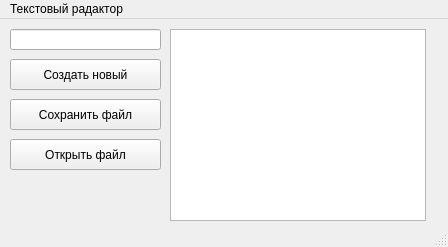
<?xml version="1.0" encoding="UTF-8"?>
<ui version="4.0">
 <class>MainWindow</class>
 <widget class="QMainWindow" name="MainWindow">
  <property name="geometry">
   <rect>
    <x>0</x>
    <y>0</y>
    <width>448</width>
    <height>247</height>
   </rect>
  </property>
  <property name="windowTitle">
   <string>MainWindow</string>
  </property>
  <widget class="QWidget" name="centralwidget">
   <widget class="QLineEdit" name="lineEdit">
    <property name="geometry">
     <rect>
      <x>10</x>
      <y>10</y>
      <width>151</width>
      <height>21</height>
     </rect>
    </property>
   </widget>
   <widget class="QPushButton" name="pushButton_edit">
    <property name="geometry">
     <rect>
      <x>10</x>
      <y>40</y>
      <width>151</width>
      <height>31</height>
     </rect>
    </property>
    <property name="text">
     <string>Создать новый</string>
    </property>
   </widget>
   <widget class="QPushButton" name="pushButton_save">
    <property name="geometry">
     <rect>
      <x>10</x>
      <y>80</y>
      <width>151</width>
      <height>31</height>
     </rect>
    </property>
    <property name="text">
     <string>Сохранить файл</string>
    </property>
   </widget>
   <widget class="QPushButton" name="pushButton_3">
    <property name="geometry">
     <rect>
      <x>10</x>
      <y>120</y>
      <width>151</width>
      <height>31</height>
     </rect>
    </property>
    <property name="text">
     <string>Открыть файл</string>
    </property>
   </widget>
   <widget class="QTextBrowser" name="textBrowser">
    <property name="geometry">
     <rect>
      <x>170</x>
      <y>10</y>
      <width>256</width>
      <height>192</height>
     </rect>
    </property>
   </widget>
  </widget>
  <widget class="QMenuBar" name="menubar">
   <property name="geometry">
    <rect>
     <x>0</x>
     <y>0</y>
     <width>448</width>
     <height>21</height>
    </rect>
   </property>
   <widget class="QMenu" name="menu">
    <property name="title">
     <string>Текстовый радактор</string>
    </property>
   </widget>
   <addaction name="menu"/>
  </widget>
  <widget class="QStatusBar" name="statusbar"/>
 </widget>
 <resources/>
 <connections/>
</ui>
